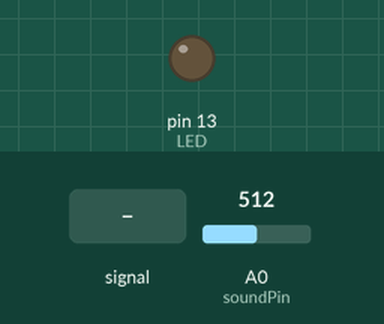
Recording of a sketch running on a simulated Arduino Uno, built with avr-gcc and run on an emulated ATmega328P. On the bench: output pins drawn as LEDs (lit = HIGH). Dashed ring = blinking. The inputs (shaded band) are chosen by the test bench; at power-on: A0 (soundPin) = 512. What the sketch prints to the serial monitor is not drawn.

Above: at 1.2 s.
1.3 s: A0 (soundPin) fed a 200 Hz sine of ±255 counts around its level
At 1.57 s:
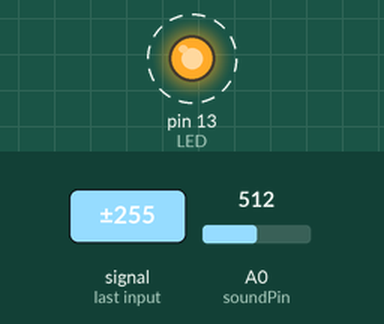
4.3 s: A0 (soundPin) fed a 50 Hz sine of ±306 counts around its level
At 4.5 s:
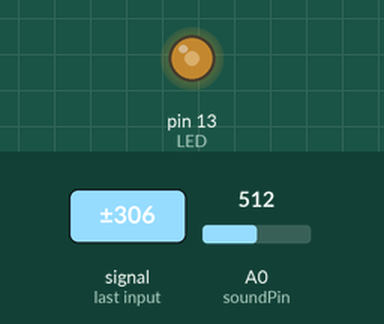
7.3 s: A0 (soundPin) set to 610
8.8 s: A0 (soundPin) fed a 50 Hz sine of ±306 counts around its level
11.8 s: A0 (soundPin) set to 590
13.3 s: A0 (soundPin) set to 609
At 13.9 s:
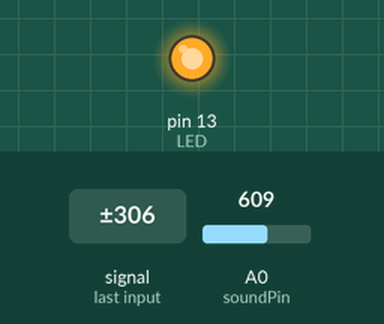
Timing chart, 0 to 15.8 s (numbered marks = the images above; inputs shaded):
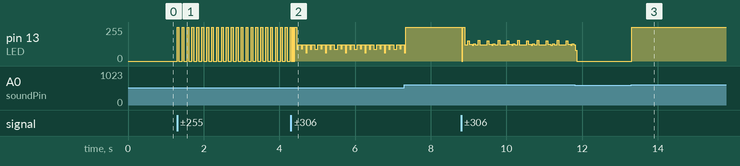

The sketch:

microphone_example.ino
```cpp
int soundPin = A0;
int LED = 13;
uint16_t sample = 0;

void setup()
{
  Serial.begin(9600);
  pinMode(LED, OUTPUT);
}

void loop()
{
    sample = analogRead(soundPin);
    Serial.println(sample);

    if(sample > 600){
      digitalWrite(LED, HIGH);
    }else{
      digitalWrite(LED, LOW);
    }

}
```

Measured:
- the behaviour switches between 600 and 601 on A0 (soundPin) (found by bisection; images 2 and 3)
- after the input at 1.3 s, pin 13 (LED): alternates 255/255 for 0.05 s and 0/255 for 0.08 s, starting at once
- after the input at 13.3 s, pin 13 (LED): 0/255 → 255/255 at once
